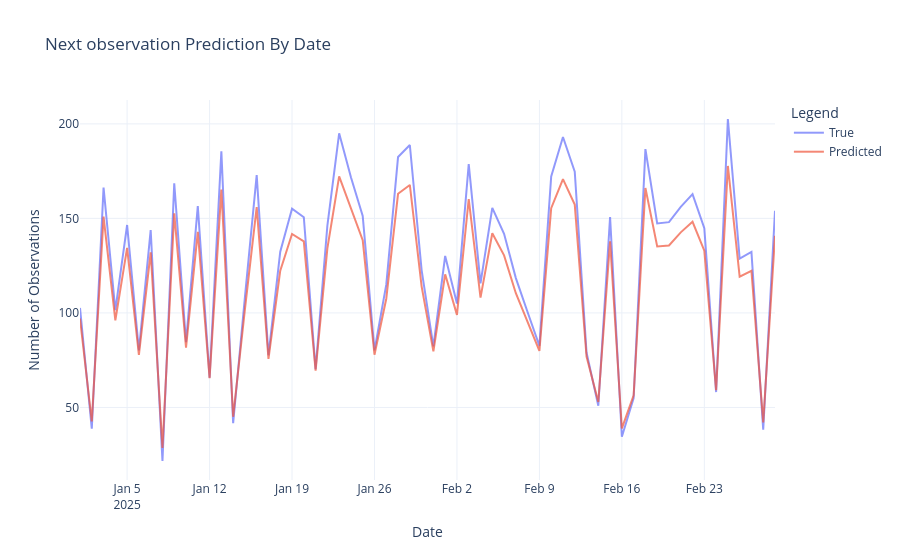

The notebook cell this image was saved under:
### Code cell
# ----------------------------
# Evaluation
# ----------------------------
model.eval()
with torch.no_grad(): # turn off gradient tracking for evaluation to save memory and computation time
    y_pred = model(X_test.to(device)).cpu().numpy() # predict the target values using the model
    y_true = y_test.cpu().numpy() # get the true target values from the tensor

fig = go.Figure()
fig.add_trace(go.Scatter(x=np.array(df["last_observed"][:200]), y=y_true[:200].flatten(), mode='lines', name='True', opacity=0.7))
fig.add_trace(go.Scatter(x=np.array(df["last_observed"][:200]), y=y_pred[:200].flatten(), mode='lines', name='Predicted', opacity=0.7))

fig.update_layout(
    title="Next observation Prediction By Date",
    xaxis_title="Date",
    yaxis_title="Number of Observations",
    legend_title="Legend",
    template="plotly_white"
)

fig.show()

### Figure 1 — Plotly figure (JSON) as saved in the notebook; plotly's stock layout.template omitted (floating-point values rounded to 4 significant figures; data arrays with more than 128 entries replaced by an {"elided": "..."} marker saying what was removed)
{"data": [{"mode": "lines", "name": "True", "opacity": 0.7, "type": "scatter", "x": {"elided": "200 str values"}, "y": [102.7, 38.78, 166.3, 101.5, 146.5, 80.16, 143.8, 21.68, 168.6, 84.55, 156.5, 65.72, 185.5, 41.69, 108.4, 172.9, 77.58, 132.4, 155.2, 150.6, 70.31, 146.2, 195.0, 171.7, 151.3, 80.2, 115.0, 182.4, 188.8, 122.7, 82.33, 130.1, 105.0, 178.7, 115.7, 155.6, 141.9, 118.4, 100.4, 82.55, 172.1, 193.0, 174.7, 79.07, 50.93, 150.6, 34.46, 55.02, 186.6, 147.4, 148.0, 156.1, 162.9, 144.8, 58.14, 202.6, 128.7, 132.2, 38.25, 154.0]}, {"mode": "lines", "name": "Predicted", "opacity": 0.7, "type": "scatter", "x": {"elided": "200 str values"}, "y": [97.02, 42.57, 150.9, 96.04, 134.4, 77.84, 132.1, 28.62, 152.7, 81.59, 142.9, 65.53, 165.2, 45.05, 101.9, 156.0, 75.65, 122.4, 141.8, 137.9, 69.44, 134.1, 172.2, 155.1, 138.5, 77.88, 107.5, 163.0, 167.7, 114.1, 79.69, 120.4, 98.98, 160.3, 108.1, 142.1, 130.4, 110.4, 95.07, 79.88, 155.4, 170.8, 157.3, 76.91, 52.93, 137.9, 38.89, 56.42, 166.1, 135.1, 135.7, 142.6, 148.2, 132.9, 59.08, 177.7, 119.2, 122.2, 42.12, 140.8]}], "layout": {"legend": {"title": {"text": "Legend"}}, "title": {"text": "Next observation Prediction By Date"}, "xaxis": {"title": {"text": "Date"}}, "yaxis": {"title": {"text": "Number of Observations"}}}}
